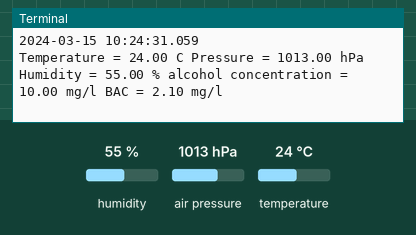
Simulated run of this program. Board: Raspberry Pi (BCM pin numbers). Shown: the last lines printed to the terminal. The inputs (shaded band) are chosen by the test bench; at power-on: humidity 55 %, air pressure 1013 hPa, temperature 24 °C. The clock reads 2024-03-15 10:24:30 at power-on unless the program sets it; files the program writes start out absent; EEPROM starts erased.

Above: at 1.2 s.
1.3 s: humidity set to 22 %
At 2.6 s:
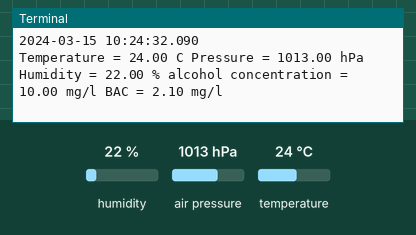
2.8 s: air pressure set to 952 hPa
At 3.6 s:
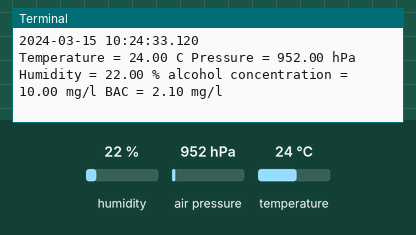
4.3 s: temperature set to 12 °C
At 4.3 s:
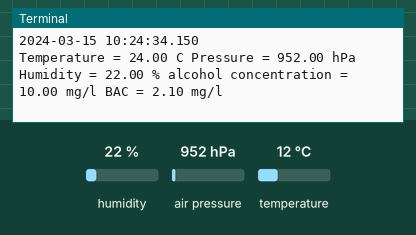
Timing chart, 0 to 7.3 s (numbered marks = the images above; inputs shaded):
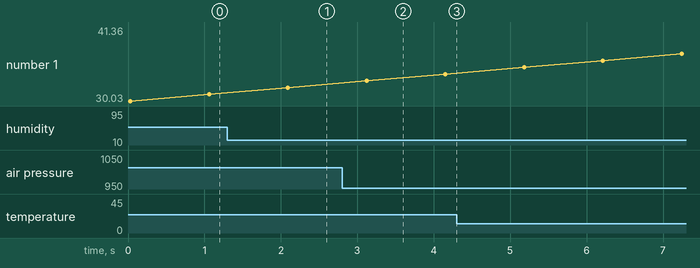

The program:

bme280_mq3.py
```python
import bme280 # requires pip3 install RPi.bme280
import smbus2
#import cronus.beat as beat # requires pip3 install cronus (https://github.com/anayjoshi/cronus)
from time import sleep, strftime, time
from datetime import datetime

# get I2C bus
bus = smbus2.SMBus(1) # activate

# BME280
address_BME280 = 0x76 # BME280 address
bme280.load_calibration_params(bus,address_BME280)

# ADC121C_MQ3 (https://github.com/ControlEverythingCommunity/ADC121C_MQ3)
address_MQ3 = 0x50 # ADC121C_MQ3 address
def read_MQ3():
  data = bus.read_i2c_block_data(address_MQ3, 0x00, 2) # read data from 0x00(00), 2 bytes
  raw_adc = (data[0] & 0x0F) * 256 + data[1] # convert data to 12bits
  alcohol = (9.95 / 4096.0) * raw_adc + 0.05 # alcohol concentration in mg/l
  BAC = alcohol * 0.21 # breath alcohol concentration in mg/l
  return alcohol,BAC

# print values and save data to csv file
with open('/home/krupke-group/data/'+datetime.now().strftime("%Y%m%d-%H%M%S")+'_log.csv','a') as file:
  file.write("{0},{1},{2},{3},{4},{5}\n".format("DateTime","temperature/°C","pressure/hPa","humidity/%","alcohol/mg^-1","BAC/mgl^-1"))

  #beat.set_rate(1) # rate at which computation is to be performed in Hz
  #while beat.true(): # a substitute to True
  while True:
    temperature = bme280.sample(bus,address_BME280).temperature
    pressure = bme280.sample(bus,address_BME280).pressure
    humidity = bme280.sample(bus,address_BME280).humidity
    alcohol = read_MQ3()[0]
    BAC = read_MQ3()[1]
    timestamp = datetime.now().strftime('%Y-%m-%d %H:%M:%S.%f')[:-3]
    print(timestamp)
    print("Temperature = %.2f C" %temperature,"Pressure = %.2f hPa" %pressure,"Humidity = %.2f %%" %humidity, "alcohol concentration = %.2f mg/l" %alcohol,"BAC = %.2f mg/l" %BAC)
    file.write("{0},{1},{2},{3},{4},{5}\n".format(timestamp,'%.2f' %temperature,'%.2f' %pressure,'%.2f' %humidity,'%.2f' %alcohol,'%.2f' % BAC))
    #beat.sleep()
    sleep(1)
  file.close()
```

Measured:
- after the input at 1.3 s, the terminal: prints a new line after 0.79 s (image 1)
- after the input at 2.8 s, the terminal: prints a new line after 0.32 s (image 2)
